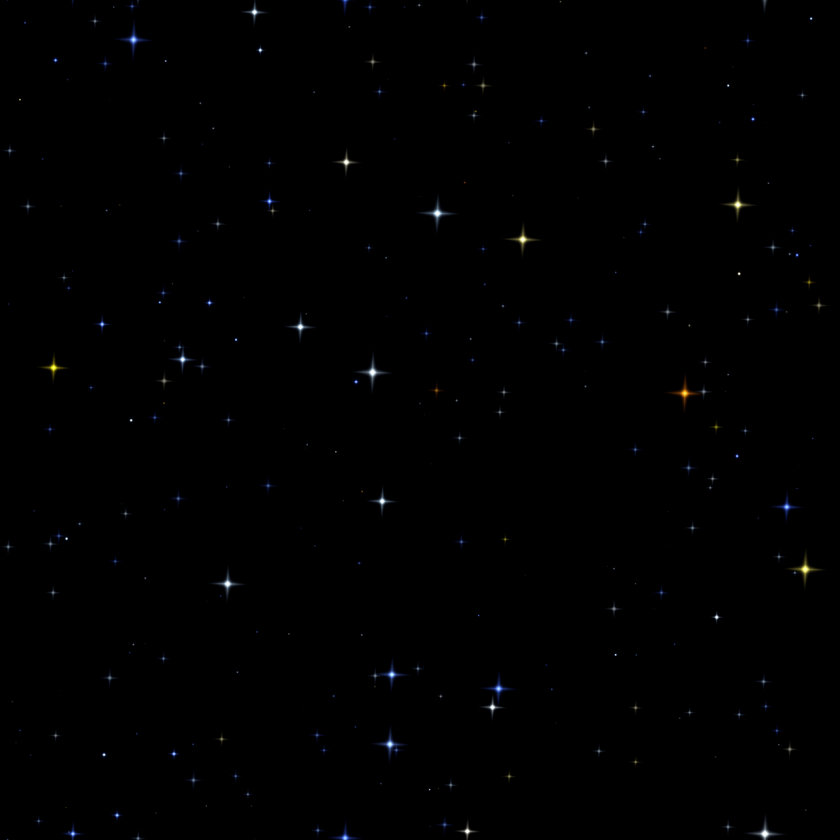
#> input picture python/input.png, 840 x 840 px, shrunk from 1024 x 1024 before the run
$ python chroma_key.py
#> lines starting #> are read from the running program, lines starting #| are printed output that depends on the picture
from PIL import Image

def remove_black_and_save(input_path, output_path, tolerance=30):
#> called with input_path = 'input.png', output_path = 'output_no_black.png', tolerance = 30
    try:
        # Open the PNG image
        image = Image.open(input_path)
#> image is the input picture: PIL image 840x840 RGBA; mean R, G, B, A 0.6, 0.7, 0.9, 255

        # Convert the image to RGBA mode (if not already in RGBA)
        image = image.convert("RGBA")

        # Get the image data as a list of pixels
        data = list(image.getdata())
#> data = 705600 items

        # Define a function to check if a pixel is similar to black
        def is_black(pixel):
            return all(value <= tolerance for value in pixel[:3])

        # Replace pixels similar to black with a fully transparent pixel
        new_data = [(0, 0, 0, 0) if is_black(pixel) else pixel for pixel in data]
#> new_data = 705600 items

        # Create a new image with the modified pixel data
        new_image = Image.new("RGBA", image.size)
#> new_image: PIL image 840x840 RGBA; every value is 0
        new_image.putdata(new_data)
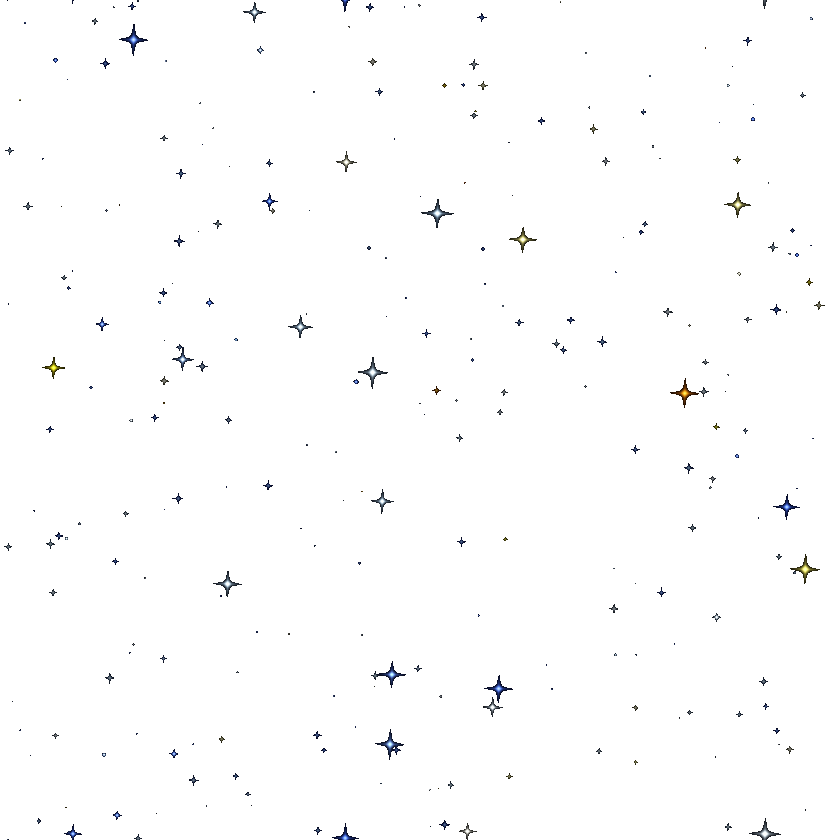
#> new_image: PIL image 840x840 RGBA; mean R, G, B, A 0.5, 0.6, 0.7, 2.4; transparent parts drawn white

        # Save the result as a new PNG file
        new_image.save(output_path, format="PNG")

        print(f"Black color removal successful! Result saved at {output_path}")

    except Exception as e:
        print(f"Error: {e}")

# Replace 'input.png' with the path to your PNG file
input_path = 'input.png'

# Replace 'output_no_black.png' with the desired output path for the modified PNG file
output_path = 'output_no_black.png'

# Specify the tolerance for considering a pixel as black (adjust as needed)
tolerance = 30

remove_black_and_save(input_path, output_path, tolerance)
